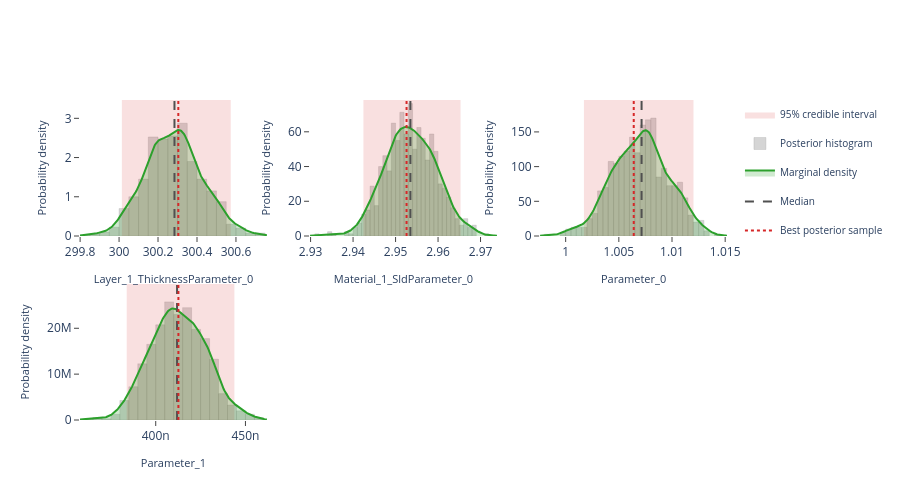

Write notebook code for a chart like this one.
### Markdown cell above
## Interactive posterior plots

The next three cells render the same Plotly figures that are shown on the
Bayesian Posterior tab of the EasyReflectometryApp:

* **Marginals** — per-parameter distribution: histogram + smooth KDE marginal,
  shaded 95% credible interval, and median / best-sample lines
  (`plot_distribution` or `posterior.distribution()`)
* **Corner plot** — pairwise marginals + 2-D contours + scatter (`plot_corner`)
* **Traces** — per-chain trace + marginal histogram (`plot_trace`)

The standalone helpers are called with ``return_figure=True`` so they return a
Plotly ``Figure`` that we render in the notebook with ``fig.show()``; the
``PosteriorResults`` methods return the figure directly.

### Code cell
# ---- Marginal posterior distributions ---------------------------------------
# One panel per free parameter, each overlaying the posterior histogram, a
# smooth Gaussian-KDE marginal, the shaded 95% credible interval, and the
# median / best-sample reference lines.  Mirrors the "Marginals" sub-tab in
# the EasyReflectometryApp.

# The PosteriorResults method passes ``logp`` through automatically so the
# best posterior sample (MAP) line is drawn:
fig = posterior.distribution()
fig.show()

# Standalone equivalent (pass ``logp`` to get the best-sample line):
# fig = plot_distribution(
#     posterior.draws,
#     posterior.param_names,
#     logp=posterior.logp,
#     return_figure=True,
# )
# fig.show()

### Figure 1 — Plotly figure (JSON) as saved in the notebook; plotly's stock layout.template omitted (floating-point values rounded to 4 significant figures; data arrays with more than 128 entries replaced by an {"elided": "..."} marker saying what was removed)
{"data": [{"fill": "toself", "fillcolor": "rgba(214, 39, 40, 0.14)", "hoverinfo": "skip", "legendgroup": "95% credible interval", "line": {"color": "rgba(214, 39, 40, 0.14)", "width": 0}, "mode": "lines", "name": "95% credible interval", "showlegend": true, "type": "scatter", "x": [300.0, 300.6, 300.6, 300.0, 300.0], "xaxis": "x", "y": [0.0, 0.0, 3.467, 3.467, 0.0], "yaxis": "y"}, {"histnorm": "probability density", "hovertemplate": "sample=%{x:.4f}<br>density: %{y:.2f}<extra></extra>", "legendgroup": "histogram", "marker": {"color": "rgba(120, 120, 120, 0.38)", "line": {"color": "rgba(120, 120, 120, 0.24)", "width": 1}}, "name": "Posterior histogram", "nbinsx": 40, "opacity": 0.82, "showlegend": true, "type": "histogram", "x": {"elided": "800 float values"}, "xaxis": "x", "yaxis": "y"}, {"fill": "tozeroy", "fillcolor": "rgba(44, 160, 44, 0.22)", "hovertemplate": "Layer_1_ThicknessParameter_0: %{x:.4f}<br>density: %{y:.4f}<extra></extra>", "legendgroup": "marginal", "line": {"color": "rgb(44, 160, 44)", "width": 2}, "mode": "lines", "name": "Marginal density", "showlegend": true, "type": "scatter", "x": {"elided": "256 float values"}, "xaxis": "x", "y": {"elided": "256 float values"}, "yaxis": "y"}, {"hovertemplate": "Median: %{x:.4f}<extra></extra>", "legendgroup": "Median", "line": {"color": "rgb(80, 80, 80)", "dash": "dash", "width": 2}, "mode": "lines", "name": "Median", "showlegend": true, "type": "scatter", "x": [300.3, 300.3], "xaxis": "x", "y": [0.0, 3.467], "yaxis": "y"}, {"hovertemplate": "Best posterior sample: %{x:.4f}<extra></extra>", "legendgroup": "Best posterior sample", "line": {"color": "rgb(214, 39, 40)", "dash": "dot", "width": 2}, "mode": "lines", "name": "Best posterior sample", "showlegend": true, "type": "scatter", "x": [300.3, 300.3], "xaxis": "x", "y": [0.0, 3.467], "yaxis": "y"}, {"fill": "toself", "fillcolor": "rgba(214, 39, 40, 0.14)", "hoverinfo": "skip", "legendgroup": "95% credible interval", "line": {"color": "rgba(214, 39, 40, 0.14)", "width": 0}, "mode": "lines", "name": "95% credible interval", "showlegend": false, "type": "scatter", "x": [2.942, 2.965, 2.965, 2.942, 2.942], "xaxis": "x2", "y": [0.0, 0.0, 78.32, 78.32, 0.0], "yaxis": "y2"}, {"histnorm": "probability density", "hovertemplate": "sample=%{x:.4f}<br>density: %{y:.2f}<extra></extra>", "legendgroup": "histogram", "marker": {"color": "rgba(120, 120, 120, 0.38)", "line": {"color": "rgba(120, 120, 120, 0.24)", "width": 1}}, "name": "Posterior histogram", "nbinsx": 40, "opacity": 0.82, "showlegend": false, "type": "histogram", "x": {"elided": "800 float values"}, "xaxis": "x2", "yaxis": "y2"}, {"fill": "tozeroy", "fillcolor": "rgba(44, 160, 44, 0.22)", "hovertemplate": "Material_1_SldParameter_0: %{x:.4f}<br>density: %{y:.4f}<extra></extra>", "legendgroup": "marginal", "line": {"color": "rgb(44, 160, 44)", "width": 2}, "mode": "lines", "name": "Marginal density", "showlegend": false, "type": "scatter", "x": {"elided": "256 float values"}, "xaxis": "x2", "y": {"elided": "256 float values"}, "yaxis": "y2"}, {"hovertemplate": "Median: %{x:.4f}<extra></extra>", "legendgroup": "Median", "line": {"color": "rgb(80, 80, 80)", "dash": "dash", "width": 2}, "mode": "lines", "name": "Median", "showlegend": false, "type": "scatter", "x": [2.953, 2.953], "xaxis": "x2", "y": [0.0, 78.32], "yaxis": "y2"}, {"hovertemplate": "Best posterior sample: %{x:.4f}<extra></extra>", "legendgroup": "Best posterior sample", "line": {"color": "rgb(214, 39, 40)", "dash": "dot", "width": 2}, "mode": "lines", "name": "Best posterior sample", "showlegend": false, "type": "scatter", "x": [2.953, 2.953], "xaxis": "x2", "y": [0.0, 78.32], "yaxis": "y2"}, {"fill": "toself", "fillcolor": "rgba(214, 39, 40, 0.14)", "hoverinfo": "skip", "legendgroup": "95% credible interval", "line": {"color": "rgba(214, 39, 40, 0.14)", "width": 0}, "mode": "lines", "name": "95% credible interval", "showlegend": false, "type": "scatter", "x": [1.002, 1.012, 1.012, 1.002, 1.002], "xaxis": "x3", "y": [0.0, 0.0, 196.0, 196.0, 0.0], "yaxis": "y3"}, {"histnorm": "probability density", "hovertemplate": "sample=%{x:.4f}<br>density: %{y:.2f}<extra></extra>", "legendgroup": "histogram", "marker": {"color": "rgba(120, 120, 120, 0.38)", "line": {"color": "rgba(120, 120, 120, 0.24)", "width": 1}}, "name": "Posterior histogram", "nbinsx": 40, "opacity": 0.82, "showlegend": false, "type": "histogram", "x": {"elided": "800 float values"}, "xaxis": "x3", "yaxis": "y3"}, {"fill": "tozeroy", "fillcolor": "rgba(44, 160, 44, 0.22)", "hovertemplate": "Parameter_0: %{x:.4f}<br>density: %{y:.4f}<extra></extra>", "legendgroup": "marginal", "line": {"color": "rgb(44, 160, 44)", "width": 2}, "mode": "lines", "name": "Marginal density", "showlegend": false, "type": "scatter", "x": {"elided": "256 float values"}, "xaxis": "x3", "y": {"elided": "256 float values"}, "yaxis": "y3"}, {"hovertemplate": "Median: %{x:.4f}<extra></extra>", "legendgroup": "Median", "line": {"color": "rgb(80, 80, 80)", "dash": "dash", "width": 2}, "mode": "lines", "name": "Median", "showlegend": false, "type": "scatter", "x": [1.007, 1.007], "xaxis": "x3", "y": [0.0, 196.0], "yaxis": "y3"}, {"hovertemplate": "Best posterior sample: %{x:.4f}<extra></extra>", "legendgroup": "Best posterior sample", "line": {"color": "rgb(214, 39, 40)", "dash": "dot", "width": 2}, "mode": "lines", "name": "Best posterior sample", "showlegend": false, "type": "scatter", "x": [1.006, 1.006], "xaxis": "x3", "y": [0.0, 196.0], "yaxis": "y3"}, {"fill": "toself", "fillcolor": "rgba(214, 39, 40, 0.14)", "hoverinfo": "skip", "legendgroup": "95% credible interval", "line": {"color": "rgba(214, 39, 40, 0.14)", "width": 0}, "mode": "lines", "name": "95% credible interval", "showlegend": false, "type": "scatter", "x": [3.838e-07, 4.438e-07, 4.438e-07, 3.838e-07, 3.838e-07], "xaxis": "x4", "y": [0.0, 0.0, 29650000.0, 29650000.0, 0.0], "yaxis": "y4"}, {"histnorm": "probability density", "hovertemplate": "sample=%{x:.4f}<br>density: %{y:.2f}<extra></extra>", "legendgroup": "histogram", "marker": {"color": "rgba(120, 120, 120, 0.38)", "line": {"color": "rgba(120, 120, 120, 0.24)", "width": 1}}, "name": "Posterior histogram", "nbinsx": 40, "opacity": 0.82, "showlegend": false, "type": "histogram", "x": {"elided": "800 float values"}, "xaxis": "x4", "yaxis": "y4"}, {"fill": "tozeroy", "fillcolor": "rgba(44, 160, 44, 0.22)", "hovertemplate": "Parameter_1: %{x:.4f}<br>density: %{y:.4f}<extra></extra>", "legendgroup": "marginal", "line": {"color": "rgb(44, 160, 44)", "width": 2}, "mode": "lines", "name": "Marginal density", "showlegend": false, "type": "scatter", "x": {"elided": "256 float values"}, "xaxis": "x4", "y": {"elided": "256 float values"}, "yaxis": "y4"}, {"hovertemplate": "Median: %{x:.4f}<extra></extra>", "legendgroup": "Median", "line": {"color": "rgb(80, 80, 80)", "dash": "dash", "width": 2}, "mode": "lines", "name": "Median", "showlegend": false, "type": "scatter", "x": [4.119e-07, 4.119e-07], "xaxis": "x4", "y": [0.0, 29650000.0], "yaxis": "y4"}, {"hovertemplate": "Best posterior sample: %{x:.4f}<extra></extra>", "legendgroup": "Best posterior sample", "line": {"color": "rgb(214, 39, 40)", "dash": "dot", "width": 2}, "mode": "lines", "name": "Best posterior sample", "showlegend": false, "type": "scatter", "x": [4.126e-07, 4.126e-07], "xaxis": "x4", "y": [0.0, 29650000.0], "yaxis": "y4"}], "layout": {"barmode": "overlay", "height": 500, "legend": {"font": {"size": 10}}, "plot_bgcolor": "white", "showlegend": true, "xaxis": {"anchor": "y", "domain": [0.0, 0.2889], "range": [299.8, 300.8], "showgrid": false, "ticks": "outside", "title": {"font": {"size": 11}, "text": "Layer_1_ThicknessParameter_0"}, "zeroline": false}, "xaxis2": {"anchor": "y2", "domain": [0.3556, 0.6444], "range": [2.93, 2.974], "showgrid": false, "ticks": "outside", "title": {"font": {"size": 11}, "text": "Material_1_SldParameter_0"}, "zeroline": false}, "xaxis3": {"anchor": "y3", "domain": [0.7111, 1.0], "range": [0.9976, 1.015], "showgrid": false, "ticks": "outside", "title": {"font": {"size": 11}, "text": "Parameter_0"}, "zeroline": false}, "xaxis4": {"anchor": "y4", "domain": [0.0, 0.2889], "range": [3.578e-07, 4.62e-07], "showgrid": false, "ticks": "outside", "title": {"font": {"size": 11}, "text": "Parameter_1"}, "zeroline": false}, "xaxis5": {"anchor": "y5", "domain": [0.3556, 0.6444], "showgrid": false, "ticks": "outside", "zeroline": false}, "xaxis6": {"anchor": "y6", "domain": [0.7111, 1.0], "showgrid": false, "ticks": "outside", "zeroline": false}, "yaxis": {"anchor": "x", "domain": [0.575, 1.0], "range": [0.0, 3.467], "showgrid": false, "ticks": "outside", "title": {"font": {"size": 11}, "text": "Probability density"}, "zeroline": false}, "yaxis2": {"anchor": "x2", "domain": [0.575, 1.0], "range": [0.0, 78.32], "showgrid": false, "ticks": "outside", "title": {"font": {"size": 11}, "text": "Probability density"}, "zeroline": false}, "yaxis3": {"anchor": "x3", "domain": [0.575, 1.0], "range": [0.0, 196.0], "showgrid": false, "ticks": "outside", "title": {"font": {"size": 11}, "text": "Probability density"}, "zeroline": false}, "yaxis4": {"anchor": "x4", "domain": [0.0, 0.425], "range": [0.0, 29650000.0], "showgrid": false, "ticks": "outside", "title": {"font": {"size": 11}, "text": "Probability density"}, "zeroline": false}, "yaxis5": {"anchor": "x5", "domain": [0.0, 0.425], "showgrid": false, "ticks": "outside", "zeroline": false}, "yaxis6": {"anchor": "x6", "domain": [0.0, 0.425], "showgrid": false, "ticks": "outside", "zeroline": false}}}
